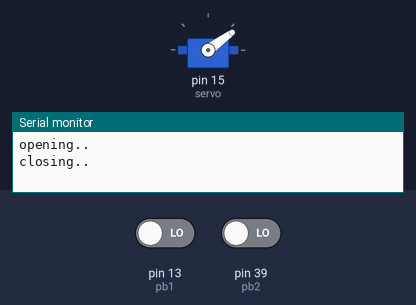
A sketch run on a simulated Arduino Mega 2560, built with avr-gcc and run on an emulated ATmega2560. On the bench: servo, the last lines printed to the serial monitor. The inputs (shaded band) are chosen by the test bench; at power-on: pin 13 (pb1) LOW, pin 39 (pb2) LOW.

Above: at 2.2 s.
2.3 s: pin 13 (pb1) driven HIGH and pin 39 (pb2) driven HIGH
At 2.51 s:
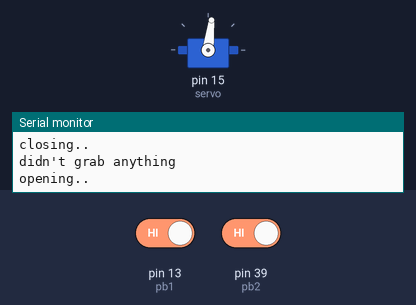
At 3.5 s:
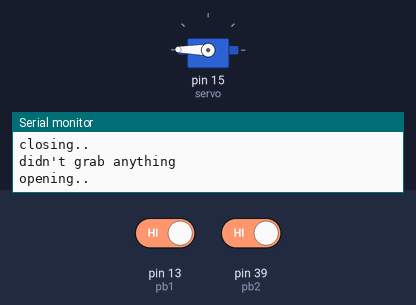
4.4 s: pin 13 (pb1) driven LOW
7.4 s: pin 13 (pb1) driven HIGH
At 8.3 s:
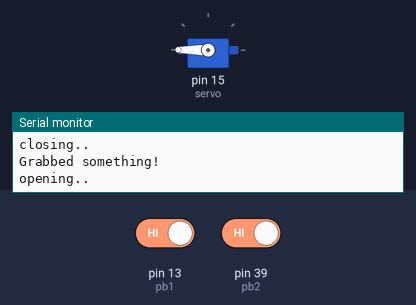
9.0 s: pin 39 (pb2) driven LOW
Timing chart, 0 to 13.0 s (numbered marks = the images above; inputs shaded):
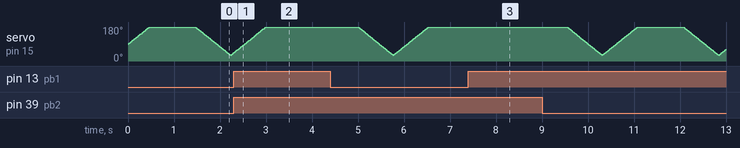

Measured:
- after the input at 2.3 s, servo on pin 15 (servo): goes on until 4.0 s, then stays 180°
- after the input at 7.4 s, servo on pin 15 (servo): goes on until 7.5 s, then stays 180°

The sketch:

servo.ino
```cpp
#include <Servo.h> // Include the Servo library

const int servo = 15; // Declare the Servo pin
const int pb1= 13;
const int pb2= 39;

Servo Claw; // Create a servo object, Claw

void setup() {
  Claw.attach(servo); // attach the servo to the used pin number
  Serial.begin(115200);
  pinMode (pb1, INPUT);
  pinMode (pb2, INPUT);
}

void loop() {
  openClaw();
  closeClaw();
}

// This function makes the robot open its claw
void openClaw(){
  Serial.println("opening..");
  for(int i=Claw.read(); i<180; i++){
    Claw.write(i); // Make servo go to 180 degrees
    delay(5);
  }
  delay(1000);
}

// This function makes the robot grab cube
bool closeClaw(){
  Serial.println("closing..");
  int pbval1;
  int pbval2;
  for (int i=180; i>0; i--){
    pbval1=digitalRead(pb1);
    pbval2=digitalRead(pb2);
    Claw.write(i);
    delay(5);
    if (pbval1 and pbval2){
      Serial.println("Grabbed something!");
      return true;
    }else if (Claw.read() == 30) {
      Serial.println("didn't grab anything");
      return false;
    }
  }
  delay(1000);
}
```
